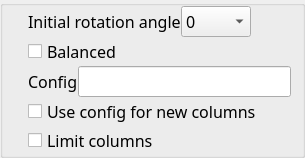
        <widget class="QGroupBox" name="GB_7_columnsLayoutSettings">
         <property name="sizePolicy">
          <sizepolicy hsizetype="Preferred" vsizetype="Maximum">
           <horstretch>0</horstretch>
           <verstretch>0</verstretch>
          </sizepolicy>
         </property>
         <property name="title">
          <string/>
         </property>
         <property name="flat">
          <bool>true</bool>
         </property>
         <layout class="QVBoxLayout" name="verticalLayout_24">
          <property name="spacing">
           <number>0</number>
          </property>
          <property name="leftMargin">
           <number>25</number>
          </property>
          <property name="topMargin">
           <number>0</number>
          </property>
          <property name="bottomMargin">
           <number>0</number>
          </property>
          <item>
           <layout class="QHBoxLayout" name="horizontalLayout_6">
            <item>
             <widget class="QLabel" name="tileLabel12_3">
              <property name="font">
               <font>
                <family>Noto Sans</family>
                <pointsize>12</pointsize>
                <italic>false</italic>
                <bold>false</bold>
               </font>
              </property>
              <property name="text">
               <string>Initial rotation angle</string>
              </property>
             </widget>
            </item>
            <item>
             <widget class="QComboBox" name="kcfg_columnsLayoutInitialRotationAngle">
              <property name="minimumSize">
               <size>
                <width>70</width>
                <height>0</height>
               </size>
              </property>
              <property name="font">
               <font>
                <family>Noto Sans</family>
                <pointsize>12</pointsize>
                <italic>false</italic>
                <bold>false</bold>
               </font>
              </property>
              <item>
               <property name="text">
                <string>0</string>
               </property>
              </item>
              <item>
               <property name="text">
                <string>90</string>
               </property>
              </item>
              <item>
               <property name="text">
                <string>180</string>
               </property>
              </item>
              <item>
               <property name="text">
                <string>270</string>
               </property>
              </item>
             </widget>
            </item>
            <item>
             <spacer name="horizontalSpacer_30">
              <property name="orientation">
               <enum>Qt::Orientation::Horizontal</enum>
              </property>
              <property name="sizeHint" stdset="0">
               <size>
                <width>40</width>
                <height>20</height>
               </size>
              </property>
             </spacer>
            </item>
           </layout>
          </item>
          <item>
           <widget class="QCheckBox" name="kcfg_columnsBalanced">
            <property name="font">
             <font>
              <family>Noto Sans</family>
              <pointsize>12</pointsize>
              <italic>false</italic>
              <bold>false</bold>
             </font>
            </property>
            <property name="toolTip">
             <string>Creating a new window in the shortest column</string>
            </property>
            <property name="text">
             <string>Balanced</string>
            </property>
           </widget>
          </item>
          <item>
           <layout class="QHBoxLayout" name="hLayout_columnsConf_3">
            <item>
             <widget class="QLabel" name="lbl_columsLayerConf_3">
              <property name="font">
               <font>
                <family>Noto Sans</family>
                <pointsize>12</pointsize>
                <italic>false</italic>
                <bold>false</bold>
               </font>
              </property>
              <property name="text">
               <string>Config</string>
              </property>
             </widget>
            </item>
            <item>
             <widget class="QLineEdit" name="kcfg_columnsLayerConf">
              <property name="font">
               <font>
                <family>Noto Sans</family>
                <pointsize>12</pointsize>
                <italic>false</italic>
                <bold>false</bold>
               </font>
              </property>
              <property name="toolTip">
               <string>&lt;html&gt;&lt;head/&gt;&lt;body&gt;&lt;p&gt;Comma-separated list OutputName:VirtualDesktopName:ActivityId:ColumnWeight:ColumnWeight:... OutputName value you will see if run KSystemLog and type krohnkite in filter string. The data will right under Krohenkite start string.If all weights are equal they will not be taken into account &lt;/p&gt;&lt;p&gt;Example: Any monitors 3 columns without weights:&lt;/p&gt;&lt;p&gt;:::1:1:1&lt;/p&gt;&lt;p&gt;Example with desktop name and activity id 3 columns the third one is twice as big as the first two:&lt;/p&gt;&lt;p&gt;HDMI-A-1:Desktop 1:99e10d31-e8f3-44aa-bbed-2a543f13fa54:1:1:2&lt;/p&gt;&lt;/body&gt;&lt;/html&gt;</string>
              </property>
             </widget>
            </item>
           </layout>
          </item>
          <item>
           <widget class="QCheckBox" name="kcfg_columnsApplyConfOnNewColumns">
            <property name="font">
             <font>
              <family>Noto Sans</family>
              <pointsize>12</pointsize>
              <italic>false</italic>
              <bold>false</bold>
             </font>
            </property>
            <property name="toolTip">
             <string>Apply the &quot;Config&quot; to newly added columns.</string>
            </property>
            <property name="text">
             <string>Use config for new columns</string>
            </property>
           </widget>
          </item>
          <item>
           <widget class="QCheckBox" name="kcfg_columnsLimitColumns">
            <property name="font">
             <font>
              <family>Noto Sans</family>
              <pointsize>12</pointsize>
              <italic>false</italic>
              <bold>false</bold>
             </font>
            </property>
            <property name="toolTip">
             <string>Limit the maximum number of columns in the columns layout according to the &quot;Config&quot;.</string>
            </property>
            <property name="text">
             <string>Limit columns</string>
            </property>
           </widget>
          </item>
         </layout>
        </widget>
